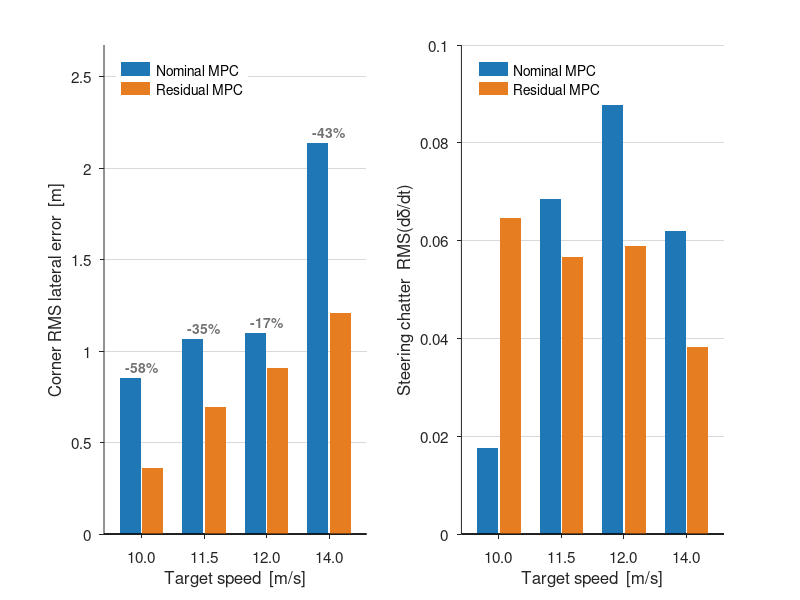
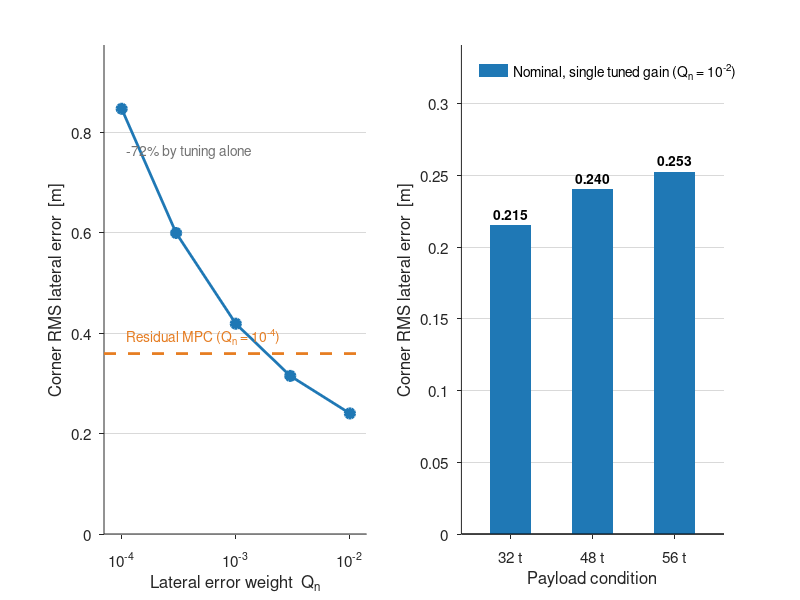

These figures' MATLAB source, in order:
% B1 실험 종합 - nominal 가중치 튜닝 vs residual MPC
%
% 데이터: fig_b1_summary.mat  (results/b1_summary.py 가 생성)
%   speed       속도 스윕 (Q_n=1e-4): v_target v_actual nom res improve chat_nom chat_res
%   qn_sweep    가중치 스윕 (v=10, nominal): qn corner mean chatter v laptime
%   payload     적재 검증 (Q_n=1e-2): mass corner mean chatter
%   interaction 높은 gain 에서 잔차 세기: scale corner mean chatter labels
%
% 색: 파랑(nominal) / 주황(residual). 적록색약 안전.
%
% 실행: results/matlab/ 폴더 안에서 `plot_b1_summary`
% 요구: base MATLAB 만 (툴박스 불필요). R2013a 이상.

load('fig_b1_summary.mat')

NOM = [0.12 0.47 0.71];      % 파랑
RES = [0.90 0.49 0.13];      % 주황
GRY = [0.45 0.45 0.45];

%% ===== Fig 1 : 속도별 nominal vs residual =====
figure('Color','w','Position',[80 80 900 380])

subplot(1,2,1); hold on; box off
set(gca,'FontSize',11,'TickDir','out','YGrid','on', ...
        'GridColor',[.85 .85 .85],'GridAlpha',1,'Layer','bottom')
x = 1:numel(speed.v_target);
bar(x-0.18, speed.nom, 0.34, 'FaceColor', NOM, 'EdgeColor','none');
bar(x+0.18, speed.res, 0.34, 'FaceColor', RES, 'EdgeColor','none');
for i = x
    text(i, max(speed.nom(i),speed.res(i))+0.06, ...
         sprintf('-%.0f%%', speed.improve(i)), 'HorizontalAlignment','center', ...
         'FontWeight','bold','FontSize',10,'Color',GRY);
end
set(gca,'XTick',x,'XTickLabel',arrayfun(@(z) sprintf('%.1f',z), speed.v_target, 'UniformOutput',false))
xlabel('Target speed  [m/s]'); ylabel('Corner RMS lateral error  [m]')
ylim([0 max(speed.nom)*1.25]); xlim([0.4 numel(x)+0.6])
legend({'Nominal MPC','Residual MPC'},'Location','northwest','Box','off','FontSize',10)

subplot(1,2,2); hold on; box off
set(gca,'FontSize',11,'TickDir','out','YGrid','on', ...
        'GridColor',[.85 .85 .85],'GridAlpha',1,'Layer','bottom')
bar(x-0.18, speed.chat_nom, 0.34, 'FaceColor', NOM, 'EdgeColor','none');
bar(x+0.18, speed.chat_res, 0.34, 'FaceColor', RES, 'EdgeColor','none');
set(gca,'XTick',x,'XTickLabel',arrayfun(@(z) sprintf('%.1f',z), speed.v_target, 'UniformOutput',false))
xlabel('Target speed  [m/s]'); ylabel('Steering chatter  RMS(d\delta/dt)')
xlim([0.4 numel(x)+0.6])
legend({'Nominal MPC','Residual MPC'},'Location','northwest','Box','off','FontSize',10)

%% ===== Fig 2 : 가중치 스윕 + 적재 검증 =====
figure('Color','w','Position',[120 120 900 380])

subplot(1,2,1); hold on; box off
set(gca,'FontSize',11,'TickDir','out','XScale','log','YGrid','on', ...
        'GridColor',[.85 .85 .85],'GridAlpha',1,'Layer','bottom')
plot(qn_sweep.qn, qn_sweep.corner, '-o', 'Color', NOM, 'LineWidth',2, ...
     'MarkerFaceColor', NOM, 'MarkerSize',7);
plot([7e-5 1.4e-2], [speed.res(1) speed.res(1)], '--', 'Color', RES, 'LineWidth',2);
text(1.1e-4, speed.res(1)+0.035, 'Residual MPC (Q_n = 10^{-4})', 'Color', RES, 'FontSize',10);
xlabel('Lateral error weight  Q_n'); ylabel('Corner RMS lateral error  [m]')
xlim([7e-5 1.4e-2]); ylim([0 max(qn_sweep.corner)*1.15])
text(1.1e-4, 0.90*max(qn_sweep.corner), sprintf('-%.0f%% by tuning alone', ...
     100*(1-min(qn_sweep.corner)/max(qn_sweep.corner))), 'FontSize',10,'Color',GRY);

subplot(1,2,2); hold on; box off
set(gca,'FontSize',11,'TickDir','out','YGrid','on', ...
        'GridColor',[.85 .85 .85],'GridAlpha',1,'Layer','bottom')
bar(1:3, payload.corner, 0.5, 'FaceColor', NOM, 'EdgeColor','none');
for i = 1:3
    text(i, payload.corner(i)+0.008, sprintf('%.3f', payload.corner(i)), ...
         'HorizontalAlignment','center','FontSize',10,'FontWeight','bold');
end
set(gca,'XTick',1:3,'XTickLabel',arrayfun(@(z) sprintf('%d t',z), payload.mass, 'UniformOutput',false))
xlabel('Payload condition'); ylabel('Corner RMS lateral error  [m]')
ylim([0 max(payload.corner)*1.35]); xlim([0.4 3.6])
legend({'Nominal, single tuned gain (Q_n = 10^{-2})'}, ...
       'Location','northwest','Box','off','FontSize',10)

%% ===== 콘솔 요약 =====
fprintf('\n[속도 스윕]  Q_n=1e-4 고정\n');
for i = 1:numel(speed.v_target)
    fprintf('  v=%.1f : nominal %.3f -> residual %.3f  (-%.1f%%)\n', ...
            speed.v_target(i), speed.nom(i), speed.res(i), speed.improve(i));
end
fprintf('\n[가중치 스윕]  v=10, nominal 단독\n');
fprintf('  Q_n %.0e -> %.0e : %.3f -> %.3f  (-%.0f%%)\n', ...
        qn_sweep.qn(1), qn_sweep.qn(end), qn_sweep.corner(1), qn_sweep.corner(end), ...
        100*(1-qn_sweep.corner(end)/qn_sweep.corner(1)));
fprintf('\n[적재 검증]  단일 gain Q_n=1e-2\n');
fprintf('  32/48/56 t : %.3f / %.3f / %.3f  (편차 %.0f%%)\n\n', ...
        payload.corner(1), payload.corner(2), payload.corner(3), ...
        100*(max(payload.corner)-min(payload.corner))/min(payload.corner));
